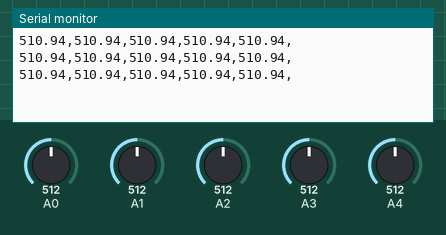
A sketch run on a simulated Arduino Uno, built with avr-gcc and run on an emulated ATmega328P. Shown: the last lines printed to the serial monitor. The test bench sets the inputs (shaded band); at power-on: A0 = 512, A1 = 512, A2 = 512, A3 = 512, A4 = 512.

Above: at 1.2 s.
1.3 s: A0 set to 716
At 1.59 s:
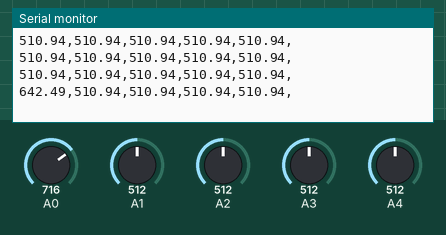
2.8 s: A1 set to 716
At 2.96 s:
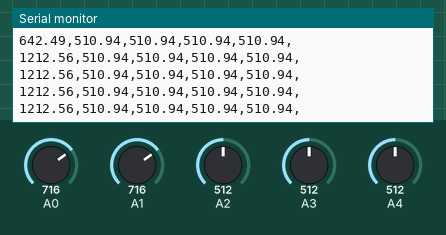
4.3 s: A2 set to 716
At 4.33 s:
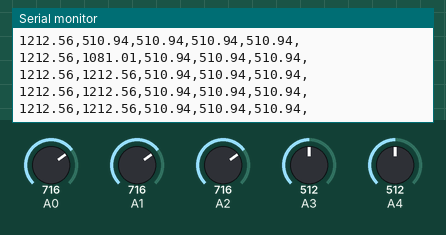
5.8 s: A3 set to 716
At 6.04 s:
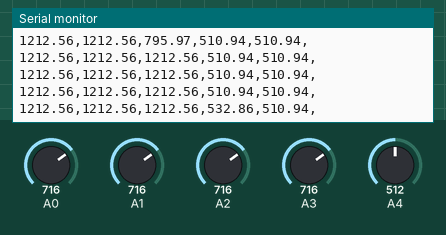
7.3 s: A4 set to 716
At 7.4 s:
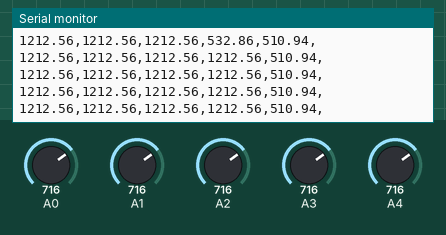
8.8 s: A0 set to 992
At 9.11 s:
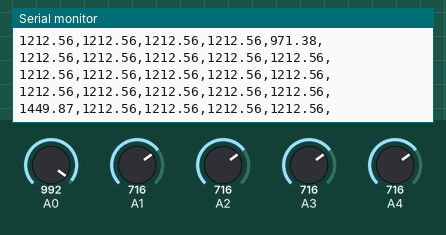
Timing chart, 0 to 11.3 s (numbered marks = the images above; inputs shaded):
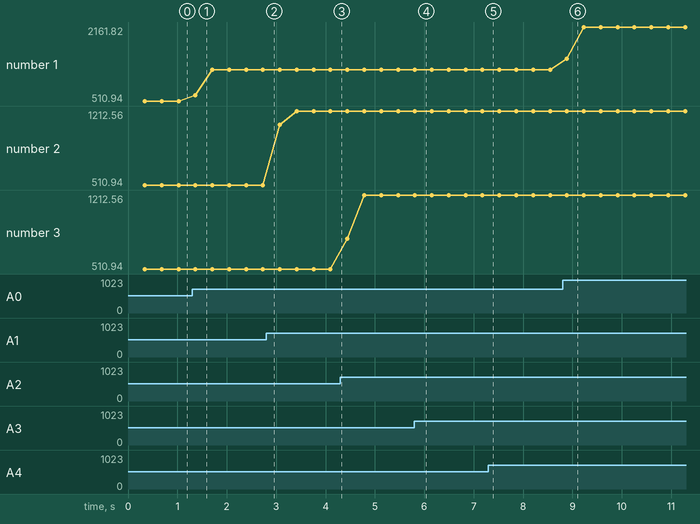

Measured:
- after the input at 1.3 s, the serial monitor: prints a new line after 0.07 s (image 1)
- after the input at 5.8 s, the serial monitor: prints a new line at once (image 4)
- after the input at 8.8 s, the serial monitor: prints a new line after 0.09 s (image 6)
- plotted number 1: 510.94 → 1212.56 after the input at 1.3 s, 1212.56 → 2161.82 after the input at 8.8 s

The sketch:

co2_arduino.ino
```cpp
#define AREF 1127


void setup(){
  Serial.begin(57600);
  // Set the default voltage of the reference voltage
  analogReference(INTERNAL);
}

void loop(){

    float accum[5] = {0};
    for(int i =0; i < 32; i++){
        for(int j =0; j < 5 ; j++){;
          accum[j] +=  analogRead(j);

          delayMicroseconds(2000);
        }
    }

  for(int j=0;j<5;++j){
    float sensor_value = accum[j]/32;
    float voltage = sensor_value * (AREF/1024.0);
    float voltage_diference=voltage-400.0;
    float concentration=voltage_diference*50.0/16.0;
    Serial.print(concentration);
    Serial.print(",");
    }
  Serial.println("");

}
```
